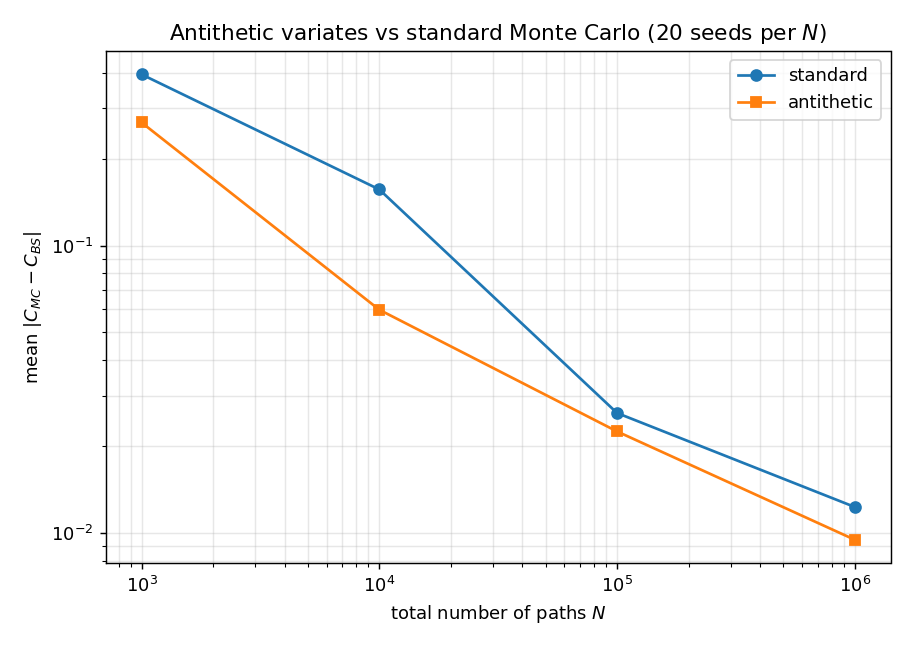

The Python source for this figure:
"""
Variance reduction: antithetic variates against standard Monte Carlo.
 
Both estimators use the same total number of paths, so the comparison is
like for like. What changes is the precision, not the answer.
 
Run:  python variance_reduction.py
"""
 
import numpy as np
import matplotlib.pyplot as plt
 
from pricing import bs_call_price, mc_call_price, mc_call_price_antithetic
 
S0, R, SIGMA, T = 100.0, 0.05, 0.2, 1.0
N_PATHS = 100_000
STRIKES = [100, 120, 150]
SEED = 0
 
 
def compare(K, n_paths, seed=SEED):
    """Price one option both ways and return the comparison as a dict."""
    exact = bs_call_price(S0, K, R, SIGMA, T)
 
    # Fresh generator for each method so neither gets a luckier stream.
    p_std, se_std = mc_call_price(
        S0, K, R, SIGMA, T, n_paths, np.random.default_rng(seed))
    p_ant, se_ant = mc_call_price_antithetic(
        S0, K, R, SIGMA, T, n_paths, np.random.default_rng(seed))
 
    ratio = se_ant / se_std
    return {
        "K": K,
        "bs": exact,
        "p_std": p_std, "se_std": se_std, "z_std": (p_std - exact) / se_std,
        "p_ant": p_ant, "se_ant": se_ant, "z_ant": (p_ant - exact) / se_ant,
        "ratio": ratio,
        "speedup": 1 / ratio**2,
    }
 
 
if __name__ == "__main__":
    print(f"S0 = {S0}, r = {R}, sigma = {SIGMA}, T = {T}, "
          f"N = {N_PATHS:,} paths\n")
 
    results = [compare(K, N_PATHS) for K in STRIKES]
 
    # ---- table -------------------------------------------------------
    print(f"{'K':>5} {'BS':>10} | {'MC std':>10} {'SE':>9} {'z':>6} "
          f"| {'MC anti':>10} {'SE':>9} {'z':>6} | {'SE ratio':>9} {'speed-up':>9}")
    print("-" * 100)
    for d in results:
        print(f"{d['K']:>5} {d['bs']:>10.4f} | "
              f"{d['p_std']:>10.4f} {d['se_std']:>9.5f} {d['z_std']:>+6.2f} | "
              f"{d['p_ant']:>10.4f} {d['se_ant']:>9.5f} {d['z_ant']:>+6.2f} | "
              f"{d['ratio']:>9.3f} {d['speedup']:>8.2f}x")
 
    atm = results[0]
    print(f"\nAt the money: antithetic sampling cuts the standard error to "
          f"{atm['ratio']*100:.1f}% of the standard estimator,")
    print(f"equivalent to {atm['speedup']:.2f}x as many paths for the same precision.")
    print(f"The benefit falls to {results[-1]['speedup']:.2f}x at K = {results[-1]['K']}, "
          f"where the payoff is less linear in Z.")
 
    # ---- correctness: neither method should be biased ------------------
    for d in results:
        assert abs(d["z_std"]) < 4, f"standard MC off at K={d['K']}"
        assert abs(d["z_ant"]) < 4, f"antithetic MC off at K={d['K']}"
    print("\nBoth estimators agree with the closed form at every strike.")
 
    # ---- convergence comparison ---------------------------------------
    Ns = np.array([10**3, 10**4, 10**5, 10**6])
    exact = bs_call_price(S0, 100, R, SIGMA, T)
    err_std, err_ant = [], []
    for n in Ns:
        e_s = [abs(mc_call_price(S0, 100, R, SIGMA, T, int(n),
                                 np.random.default_rng(s))[0] - exact)
               for s in range(20)]
        e_a = [abs(mc_call_price_antithetic(S0, 100, R, SIGMA, T, int(n),
                                            np.random.default_rng(s))[0] - exact)
               for s in range(20)]
        err_std.append(np.mean(e_s))
        err_ant.append(np.mean(e_a))
 
    plt.figure(figsize=(7, 5))
    plt.loglog(Ns, err_std, "o-", label="standard")
    plt.loglog(Ns, err_ant, "s-", label="antithetic")
    plt.xlabel("total number of paths $N$")
    plt.ylabel(r"mean $|C_{MC} - C_{BS}|$")
    plt.title("Antithetic variates vs standard Monte Carlo (20 seeds per $N$)")
    plt.grid(True, which="both", alpha=0.3)
    plt.legend()
    plt.tight_layout()
    plt.savefig("variance_reduction.png", dpi=130)
    print("\nSaved variance_reduction.png")
    plt.show()
